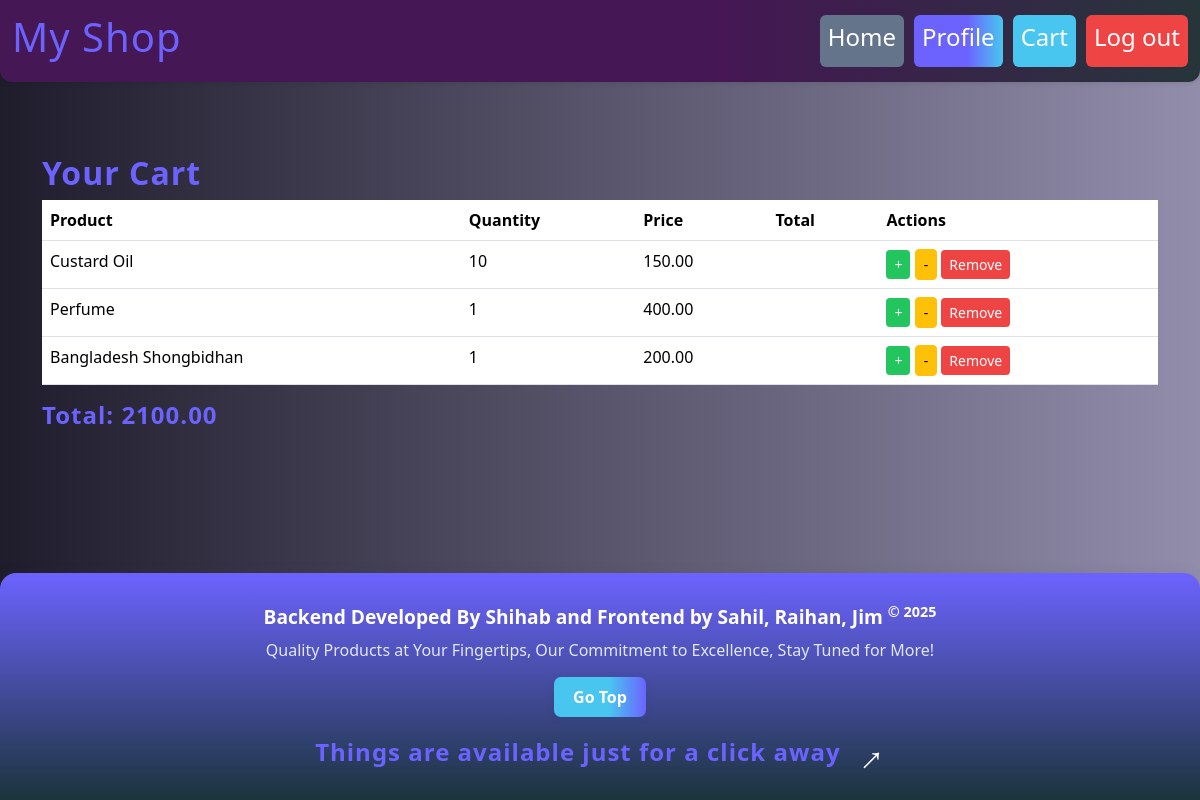
The page /products/cart/ (signed in) on the database its author committed.
### Products/models.py (models this page shows, shortened)
class CartItem(models.Model):
    user = models.ForeignKey(User, on_delete=models.CASCADE)
    product = models.ForeignKey(Product, on_delete=models.CASCADE)
    quantity = models.PositiveIntegerField(default=1)
    added_at = models.DateTimeField(auto_now_add=True)
    class Meta:
        unique_together = ('user', 'product')

class Product(models.Model):
    category = models.ManyToManyField(Category)
    title = models.CharField(max_length=100)
    description = models.TextField(max_length=300)
    price = models.DecimalField(max_digits=10, decimal_places=2,default=0.00)
    image = models.ImageField(upload_to='products/', blank=True, null=True)
    cart_user = models.ManyToManyField(User, related_name='cart', blank=True)
    launched_date = models.DateTimeField(auto_now_add=True)

### Products/views.py (the view)
# urls.py: path('cart/', cart_detail, name='cart_detail'),
@login_required
def cart_detail(request):
    cart_items = CartItem.objects.filter(user=request.user)
    total = sum(item.product.price * item.quantity for item in cart_items)
    return render(request, 'cart_detail.html', {'cart_items': cart_items, 'total': total})

### Products/templates/cart_detail.html
{% extends "base.html" %}
{% block content %}
<div class="container mt-4">
    <h2 class="tag-text">Your Cart</h2>
    {% if cart_items %}
    <table class="table">
        <thead>
            <tr>
                <th>Product</th>
                <th>Quantity</th>
                <th>Price</th>
                <th>Total</th>
                <th>Actions</th>
            </tr>
        </thead>
        <tbody>
            {% for item in cart_items %}
            <tr>
                <td>{{ item.product.title }}</td>
                <td>{{ item.quantity }}</td>
                <td>{{ item.product.price }}</td>
                <td>{{ item.product.price|floatformat:2|add:item.quantity|floatformat:2 }}</td>
                <td>
                    <a href="{% url 'update_cart' item.product.id 'increase' %}" class="btn btn-success btn-sm">+</a>
                    <a href="{% url 'update_cart' item.product.id 'decrease' %}" class="btn btn-warning btn-sm">-</a>
                    <a href="{% url 'remove_from_cart' item.product.id %}" class="btn btn-danger btn-sm">Remove</a>
                </td>
            </tr>
            {% endfor %}
        </tbody>
    </table>
    <h4 class="tag-text">Total: {{ total }}</h4>
    {% else %}
    <p style="color: #f05d35ff;">Your cart is empty.</p>
    {% endif %}
</div>
{% endblock %}

### static/css/style.css (style rules this page uses)
html, body { height: auto !important; margin: 0; font-family: 'Segoe UI', 'Roboto', Arial, sans-serif; background: linear-gradient(120deg, #f6f7fb 0%, #e0c3fc 100%); color: #222; }
body { background: linear-gradient(to right, #1f1c2c, #928dab); }
.tag-text { color: #6c63ff; font-weight: 700; letter-spacing: 1px; }
.btn-success { background: #22c55e; color: #fff; border: none; }
.btn-danger { background: #ef4444; color: #fff; border: none; }

### rows shown on the page
CartItem: product "Custard Oil", quantity "10", product.price "150.00"
CartItem: product "Perfume", quantity "1", product.price "400.00"
CartItem: product "Bangladesh Shongbidhan", quantity "1", product.price "200.00"

### other values the page prints
{{ total }} "2100.00"
